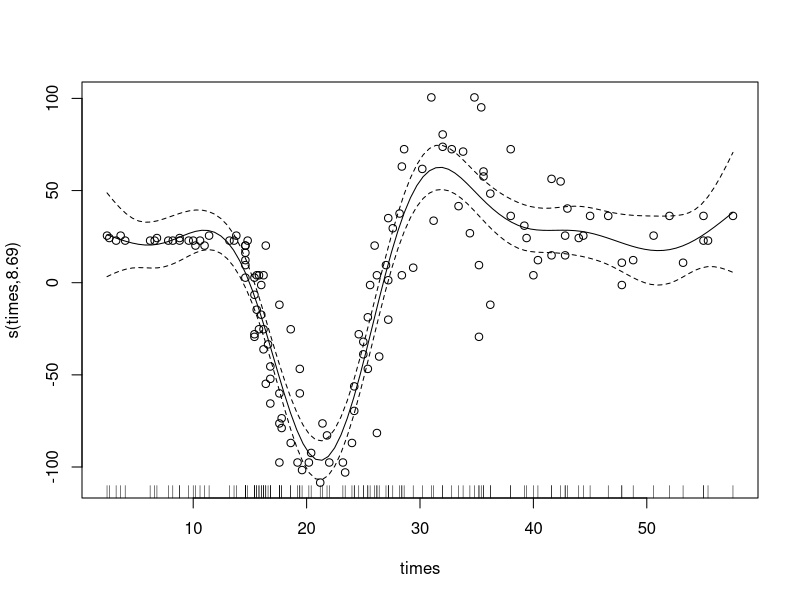

This chart was generated by the following R code:
mcycle <- MASS::mcycle

# Load mgcv
library(mgcv)

# Fit the model
gam_mod <- gam(accel ~ s(times), data = mcycle)

# Plot the results
plot(gam_mod, residuals = TRUE, pch = 1)